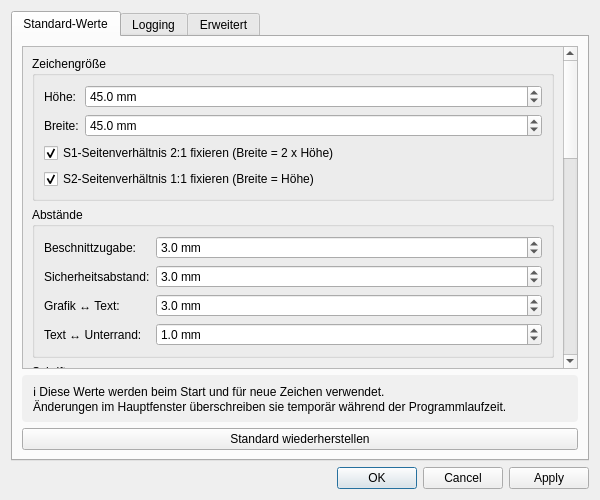
<?xml version="1.0" encoding="UTF-8"?>
<ui version="4.0">
 <class>SettingsDialog</class>
 <widget class="QDialog" name="SettingsDialog">
  <property name="geometry">
   <rect>
    <x>0</x>
    <y>0</y>
    <width>600</width>
    <height>500</height>
   </rect>
  </property>
  <property name="windowTitle">
   <string>Programmeinstellungen</string>
  </property>
  <property name="modal">
   <bool>true</bool>
  </property>
  <layout class="QVBoxLayout" name="verticalLayout">
   <item>
    <widget class="QTabWidget" name="tabWidget">
     <property name="currentIndex">
      <number>0</number>
     </property>
     <widget class="QWidget" name="tab_standard">
      <attribute name="title">
       <string>Standard-Werte</string>
      </attribute>
      <layout class="QVBoxLayout" name="verticalLayout_2">
       <item>
        <widget class="QScrollArea" name="scrollArea">
         <property name="widgetResizable">
          <bool>true</bool>
         </property>
         <widget class="QWidget" name="scrollAreaWidgetContents">
          <property name="geometry">
           <rect>
            <x>0</x>
            <y>0</y>
            <width>556</width>
            <height>600</height>
           </rect>
          </property>
          <layout class="QVBoxLayout" name="verticalLayout_3">
           <item>
            <widget class="QGroupBox" name="groupBox_zeichen">
             <property name="title">
              <string>Zeichengröße</string>
             </property>
             <layout class="QFormLayout" name="formLayout">
              <item row="0" column="0">
               <widget class="QLabel" name="label_hoehe">
                <property name="text">
                 <string>Höhe:</string>
                </property>
               </widget>
              </item>
              <item row="0" column="1">
               <layout class="QHBoxLayout" name="horizontalLayout">
                <item>
                 <widget class="QDoubleSpinBox" name="spin_hoehe">
                  <property name="suffix">
                   <string> mm</string>
                  </property>
                  <property name="decimals">
                   <number>1</number>
                  </property>
                  <property name="minimum">
                   <double>10.000000000000000</double>
                  </property>
                  <property name="maximum">
                   <double>200.000000000000000</double>
                  </property>
                  <property name="value">
                   <double>45.000000000000000</double>
                  </property>
                 </widget>
                </item>
               </layout>
              </item>
              <item row="1" column="0">
               <widget class="QLabel" name="label_breite">
                <property name="text">
                 <string>Breite:</string>
                </property>
               </widget>
              </item>
              <item row="1" column="1">
               <layout class="QHBoxLayout" name="horizontalLayout_2">
                <item>
                 <widget class="QDoubleSpinBox" name="spin_breite">
                  <property name="suffix">
                   <string> mm</string>
                  </property>
                  <property name="decimals">
                   <number>1</number>
                  </property>
                  <property name="minimum">
                   <double>10.000000000000000</double>
                  </property>
                  <property name="maximum">
                   <double>200.000000000000000</double>
                  </property>
                  <property name="value">
                   <double>45.000000000000000</double>
                  </property>
                 </widget>
                </item>
               </layout>
              </item>
              <item row="2" column="0" colspan="2">
               <widget class="QCheckBox" name="check_s1_aspect_locked">
                <property name="text">
                 <string>S1-Seitenverhältnis 2:1 fixieren (Breite = 2 x Höhe)</string>
                </property>
                <property name="checked">
                 <bool>true</bool>
                </property>
               </widget>
              </item>
              <item row="3" column="0" colspan="2">
               <widget class="QCheckBox" name="check_s2_aspect_locked">
                <property name="text">
                 <string>S2-Seitenverhältnis 1:1 fixieren (Breite = Höhe)</string>
                </property>
                <property name="checked">
                 <bool>true</bool>
                </property>
               </widget>
              </item>
             </layout>
            </widget>
           </item>
           <item>
            <widget class="QGroupBox" name="groupBox_abstaende">
             <property name="title">
              <string>Abstände</string>
             </property>
             <layout class="QFormLayout" name="formLayout_2">
              <item row="0" column="0">
               <widget class="QLabel" name="label_beschnitt">
                <property name="text">
                 <string>Beschnittzugabe:</string>
                </property>
               </widget>
              </item>
              <item row="0" column="1">
               <widget class="QDoubleSpinBox" name="spin_beschnitt">
                <property name="suffix">
                 <string> mm</string>
                </property>
                <property name="decimals">
                 <number>1</number>
                </property>
                <property name="maximum">
                 <double>20.000000000000000</double>
                </property>
                <property name="value">
                 <double>3.000000000000000</double>
                </property>
               </widget>
              </item>
              <item row="1" column="0">
               <widget class="QLabel" name="label_sicherheit">
                <property name="text">
                 <string>Sicherheitsabstand:</string>
                </property>
               </widget>
              </item>
              <item row="1" column="1">
               <widget class="QDoubleSpinBox" name="spin_sicherheit">
                <property name="suffix">
                 <string> mm</string>
                </property>
                <property name="decimals">
                 <number>1</number>
                </property>
                <property name="maximum">
                 <double>20.000000000000000</double>
                </property>
                <property name="value">
                 <double>3.000000000000000</double>
                </property>
               </widget>
              </item>
              <item row="2" column="0">
               <widget class="QLabel" name="label_grafik_text">
                <property name="text">
                 <string>Grafik ↔ Text:</string>
                </property>
               </widget>
              </item>
              <item row="2" column="1">
               <widget class="QDoubleSpinBox" name="spin_grafik_text">
                <property name="suffix">
                 <string> mm</string>
                </property>
                <property name="decimals">
                 <number>1</number>
                </property>
                <property name="maximum">
                 <double>20.000000000000000</double>
                </property>
                <property name="value">
                 <double>3.000000000000000</double>
                </property>
               </widget>
              </item>
              <item row="3" column="0">
               <widget class="QLabel" name="label_text_bottom">
                <property name="text">
                 <string>Text ↔ Unterrand:</string>
                </property>
               </widget>
              </item>
              <item row="3" column="1">
               <widget class="QDoubleSpinBox" name="spin_text_bottom">
                <property name="suffix">
                 <string> mm</string>
                </property>
                <property name="decimals">
                 <number>1</number>
                </property>
                <property name="maximum">
                 <double>20.000000000000000</double>
                </property>
                <property name="value">
                 <double>1.000000000000000</double>
                </property>
               </widget>
              </item>
             </layout>
            </widget>
           </item>
           <item>
            <widget class="QGroupBox" name="groupBox_schrift">
             <property name="title">
              <string>Schrift</string>
             </property>
             <layout class="QFormLayout" name="formLayout_3">
              <item row="0" column="0">
               <widget class="QLabel" name="label_font">
                <property name="text">
                 <string>Schriftart:</string>
                </property>
               </widget>
              </item>
              <item row="0" column="1">
               <widget class="QComboBox" name="combo_font">
                <item>
                 <property name="text">
                  <string>Arial</string>
                 </property>
                </item>
               </widget>
              </item>
              <item row="1" column="0">
               <widget class="QLabel" name="label_fontsize">
                <property name="text">
                 <string>Größe:</string>
                </property>
               </widget>
              </item>
              <item row="1" column="1">
               <widget class="QSpinBox" name="spin_fontsize">
                <property name="suffix">
                 <string> pt</string>
                </property>
                <property name="minimum">
                 <number>6</number>
                </property>
                <property name="maximum">
                 <number>200</number>
                </property>
                <property name="value">
                 <number>10</number>
                </property>
               </widget>
              </item>
              <item row="2" column="0">
               <widget class="QLabel" name="label_auto_font">
                <property name="text">
                 <string>Automatisch anpassen:</string>
                </property>
               </widget>
              </item>
              <item row="2" column="1">
               <widget class="QCheckBox" name="check_auto_font_size">
                <property name="text">
                 <string>Schriftgröße bei Zeichengröße-Änderung anpassen</string>
                </property>
                <property name="checked">
                 <bool>true</bool>
                </property>
                <property name="toolTip">
                 <string>Wenn aktiviert, wird die Schriftgröße automatisch angepasst wenn die Zeichengröße geändert wird</string>
                </property>
               </widget>
              </item>
             </layout>
            </widget>
           </item>
           <item>
            <widget class="QGroupBox" name="groupBox_modus">
             <property name="title">
              <string>Standard-Modus</string>
             </property>
             <layout class="QFormLayout" name="formLayout_4">
              <item row="0" column="0">
               <widget class="QLabel" name="label_modus">
                <property name="text">
                 <string>Modus:</string>
                </property>
               </widget>
              </item>
              <item row="0" column="1">
               <widget class="QComboBox" name="combo_modus">
                <item>
                 <property name="text">
                  <string>OV + Stärke</string>
                 </property>
                </item>
                <item>
                 <property name="text">
                  <string>Ort + Stärke</string>
                 </property>
                </item>
                <item>
                 <property name="text">
                  <string>Rufname</string>
                 </property>
                </item>
                <item>
                 <property name="text">
                  <string>Freitext</string>
                 </property>
                </item>
                <item>
                 <property name="text">
                  <string>Ohne Text</string>
                 </property>
                </item>
                <item>
                 <property name="text">
                  <string>Dateiname</string>
                 </property>
                </item>
               </widget>
              </item>
             </layout>
            </widget>
           </item>
           <item>
            <widget class="QGroupBox" name="groupBox_grafik">
             <property name="title">
              <string>Grafik</string>
             </property>
             <layout class="QFormLayout" name="formLayout_5">
              <item row="0" column="0">
               <widget class="QLabel" name="label_position">
                <property name="text">
                 <string>Position:</string>
                </property>
               </widget>
              </item>
              <item row="0" column="1">
               <widget class="QComboBox" name="combo_position">
                <item>
                 <property name="text">
                  <string>Oben</string>
                 </property>
                </item>
                <item>
                 <property name="text">
                  <string>Mittig</string>
                 </property>
                </item>
                <item>
                 <property name="text">
                  <string>Unten</string>
                 </property>
                </item>
               </widget>
              </item>
              <item row="1" column="0">
               <widget class="QLabel" name="label_max_hoehe">
                <property name="text">
                 <string>Max. Höhe:</string>
                </property>
               </widget>
              </item>
              <item row="1" column="1">
               <widget class="QDoubleSpinBox" name="spin_max_hoehe">
                <property name="suffix">
                 <string> mm</string>
                </property>
                <property name="decimals">
                 <number>1</number>
                </property>
                <property name="minimum">
                 <double>10.000000000000000</double>
                </property>
                <property name="maximum">
                 <double>100.000000000000000</double>
                </property>
                <property name="value">
                 <double>39.000000000000000</double>
                </property>
               </widget>
              </item>
              <item row="2" column="0">
               <widget class="QLabel" name="label_max_breite">
                <property name="text">
                 <string>Max. Breite:</string>
                </property>
               </widget>
              </item>
              <item row="2" column="1">
               <widget class="QDoubleSpinBox" name="spin_max_breite">
                <property name="suffix">
                 <string> mm</string>
                </property>
                <property name="decimals">
                 <number>1</number>
                </property>
                <property name="minimum">
                 <double>10.000000000000000</double>
                </property>
                <property name="maximum">
                 <double>100.000000000000000</double>
                </property>
                <property name="value">
                 <double>39.000000000000000</double>
                </property>
               </widget>
              </item>
              <item row="3" column="0">
               <widget class="QLabel" name="label_auto_grafik">
                <property name="text">
                 <string>Automatisch anpassen:</string>
                </property>
               </widget>
              </item>
              <item row="3" column="1">
               <widget class="QCheckBox" name="check_auto_grafik_size">
                <property name="text">
                 <string>Grafikgröße bei Zeichengröße-Änderung anpassen</string>
                </property>
                <property name="checked">
                 <bool>true</bool>
                </property>
                <property name="toolTip">
                 <string>Wenn aktiviert, wird die Grafikgröße automatisch auf Maximum gesetzt wenn die Zeichengröße geändert wird</string>
                </property>
               </widget>
              </item>
             </layout>
            </widget>
           </item>
           <item>
            <widget class="QGroupBox" name="groupBox_export">
             <property name="title">
              <string>Export-Einstellungen</string>
             </property>
             <layout class="QFormLayout" name="formLayout_6">
              <item row="0" column="0">
               <widget class="QLabel" name="label_minimum_dpi">
                <property name="text">
                 <string>Mindest-DPI für Druck:</string>
                </property>
               </widget>
              </item>
              <item row="0" column="1">
               <widget class="QSpinBox" name="spin_minimum_dpi">
                <property name="suffix">
                 <string> DPI</string>
                </property>
                <property name="minimum">
                 <number>100</number>
                </property>
                <property name="maximum">
                 <number>600</number>
                </property>
                <property name="singleStep">
                 <number>50</number>
                </property>
                <property name="value">
                 <number>300</number>
                </property>
                <property name="toolTip">
                 <string>Minimum DPI für Druckqualität. Bei niedrigeren Werten erscheint eine Warnung beim Export.</string>
                </property>
               </widget>
              </item>
              <item row="1" column="0">
               <widget class="QLabel" name="label_export_dpi">
                <property name="text">
                 <string>Standard-DPI für Export:</string>
                </property>
               </widget>
              </item>
              <item row="1" column="1">
               <widget class="QSpinBox" name="spin_export_dpi">
                <property name="suffix">
                 <string> DPI</string>
                </property>
                <property name="minimum">
                 <number>100</number>
                </property>
                <property name="maximum">
                 <number>600</number>
                </property>
                <property name="singleStep">
                 <number>50</number>
                </property>
                <property name="value">
                 <number>450</number>
                </property>
                <property name="toolTip">
                 <string>Diese DPI wird beim Öffnen des Export-Dialogs vorausgewählt.</string>
                </property>
               </widget>
              </item>
             </layout>
            </widget>
           </item>
           <item>
            <widget class="QGroupBox" name="groupBox_programmverhalten">
             <property name="title">
              <string>Programmverhalten</string>
             </property>
             <layout class="QFormLayout" name="formLayout_programmverhalten">
              <item row="0" column="0">
               <widget class="QLabel" name="label_standard_layout">
                <property name="text">
                 <string>Standard-Layout beim Start:</string>
                </property>
               </widget>
              </item>
              <item row="0" column="1">
               <widget class="QComboBox" name="combo_standard_layout">
                <item>
                 <property name="text">
                  <string>S2-Layout (Standard)</string>
                 </property>
                </item>
                <item>
                 <property name="text">
                  <string>S1-Layout (Doppelschild)</string>
                 </property>
                </item>
               </widget>
              </item>
              <item row="1" column="0">
               <widget class="QLabel" name="label_standard_export">
                <property name="text">
                 <string>Standard-Exportformat:</string>
                </property>
               </widget>
              </item>
              <item row="1" column="1">
               <widget class="QComboBox" name="combo_standard_export">
                <item>
                 <property name="text">
                  <string>PNG</string>
                 </property>
                </item>
                <item>
                 <property name="text">
                  <string>PDF (Einzelseite)</string>
                 </property>
                </item>
                <item>
                 <property name="text">
                  <string>PDF (Schnittbogen)</string>
                 </property>
                </item>
               </widget>
              </item>
              <item row="2" column="0">
               <widget class="QLabel" name="label_pdf_margins">
                <property name="text">
                 <string>PDF-Schnittbogen Seitenränder:</string>
                </property>
                <property name="styleSheet">
                 <string>font-weight: bold; margin-top: 8px;</string>
                </property>
               </widget>
              </item>
              <item row="3" column="0">
               <widget class="QLabel" name="label_pdf_margin_h">
                <property name="text">
                 <string>  Links/Rechts:</string>
                </property>
               </widget>
              </item>
              <item row="3" column="1">
               <widget class="QDoubleSpinBox" name="spin_pdf_margin_h">
                <property name="suffix">
                 <string> mm</string>
                </property>
                <property name="decimals">
                 <number>1</number>
                </property>
                <property name="minimum">
                 <double>0.000000000000000</double>
                </property>
                <property name="maximum">
                 <double>50.000000000000000</double>
                </property>
                <property name="singleStep">
                 <double>0.500000000000000</double>
                </property>
                <property name="value">
                 <double>10.000000000000000</double>
                </property>
               </widget>
              </item>
              <item row="4" column="0">
               <widget class="QLabel" name="label_pdf_margin_v">
                <property name="text">
                 <string>  Oben/Unten:</string>
                </property>
               </widget>
              </item>
              <item row="4" column="1">
               <widget class="QDoubleSpinBox" name="spin_pdf_margin_v">
                <property name="suffix">
                 <string> mm</string>
                </property>
                <property name="decimals">
                 <number>1</number>
                </property>
                <property name="minimum">
                 <double>0.000000000000000</double>
                </property>
                <property name="maximum">
                 <double>50.000000000000000</double>
                </property>
                <property name="singleStep">
                 <double>0.500000000000000</double>
                </property>
                <property name="value">
                 <double>10.000000000000000</double>
                </property>
               </widget>
              </item>
              <item row="5" column="0" colspan="2">
               <widget class="QLabel" name="label_pdf_margins_info">
                <property name="text">
                 <string>Hinweis: Kleinere Ränder = mehr Zeichen pro Seite</string>
                </property>
                <property name="styleSheet">
                 <string>color: #666; font-size: 9pt;</string>
                </property>
               </widget>
              </item>
             </layout>
            </widget>
           </item>
           <item>
            <spacer name="verticalSpacer">
             <property name="orientation">
              <enum>Qt::Vertical</enum>
             </property>
             <property name="sizeHint" stdset="0">
              <size>
               <width>20</width>
               <height>40</height>
              </size>
             </property>
            </spacer>
           </item>
          </layout>
         </widget>
        </widget>
       </item>
       <item>
        <widget class="QLabel" name="label_info">
         <property name="text">
          <string>ℹ Diese Werte werden beim Start und für neue Zeichen verwendet.
Änderungen im Hauptfenster überschreiben sie temporär während der Programmlaufzeit.</string>
         </property>
         <property name="wordWrap">
          <bool>true</bool>
         </property>
         <property name="styleSheet">
          <string>background-color: #f0f0f0; padding: 8px; border-radius: 4px;</string>
         </property>
        </widget>
       </item>
       <item>
        <widget class="QPushButton" name="btn_restore_defaults">
         <property name="text">
          <string>Standard wiederherstellen</string>
         </property>
        </widget>
       </item>
      </layout>
     </widget>
     <widget class="QWidget" name="tab_logging">
      <attribute name="title">
       <string>Logging</string>
      </attribute>
      <layout class="QVBoxLayout" name="verticalLayout_4">
       <item>
        <widget class="QGroupBox" name="groupBox_loglevel">
         <property name="title">
          <string>Log-Level</string>
         </property>
         <layout class="QVBoxLayout" name="verticalLayout_5">
          <item>
           <widget class="QRadioButton" name="radio_debug">
            <property name="text">
             <string>DEBUG - Alle Details (sehr ausführlich)</string>
            </property>
           </widget>
          </item>
          <item>
           <widget class="QRadioButton" name="radio_info">
            <property name="text">
             <string>INFO - Normale Programmausführung</string>
            </property>
            <property name="checked">
             <bool>true</bool>
            </property>
           </widget>
          </item>
          <item>
           <widget class="QRadioButton" name="radio_warning">
            <property name="text">
             <string>WARNING - Nur Warnungen und Fehler</string>
            </property>
           </widget>
          </item>
          <item>
           <widget class="QRadioButton" name="radio_error">
            <property name="text">
             <string>ERROR - Nur Fehler</string>
            </property>
           </widget>
          </item>
         </layout>
        </widget>
       </item>
       <item>
        <widget class="QGroupBox" name="groupBox_logfiles">
         <property name="title">
          <string>Log-Dateien</string>
         </property>
         <layout class="QFormLayout" name="formLayout_6">
          <item row="0" column="0">
           <widget class="QLabel" name="label_max_logs">
            <property name="text">
             <string>Maximale Anzahl:</string>
            </property>
           </widget>
          </item>
          <item row="0" column="1">
           <widget class="QSpinBox" name="spin_max_logs">
            <property name="suffix">
             <string> Dateien</string>
            </property>
            <property name="minimum">
             <number>1</number>
            </property>
            <property name="maximum">
             <number>100</number>
            </property>
            <property name="value">
             <number>10</number>
            </property>
           </widget>
          </item>
          <item row="1" column="0">
           <widget class="QLabel" name="label_log_info">
            <property name="text">
             <string>└─ Ältere werden automatisch gelöscht</string>
            </property>
           </widget>
          </item>
         </layout>
        </widget>
       </item>
       <item>
        <widget class="QGroupBox" name="groupBox_log_info2">
         <property name="title">
          <string>Information</string>
         </property>
         <layout class="QVBoxLayout" name="verticalLayout_6">
          <item>
           <widget class="QLabel" name="label_log_dir">
            <property name="text">
             <string>Log-Ordner: logs/</string>
            </property>
           </widget>
          </item>
          <item>
           <widget class="QLabel" name="label_log_size">
            <property name="text">
             <string>Aktueller Speicherplatz: ~0 MB</string>
            </property>
           </widget>
          </item>
          <item>
           <layout class="QHBoxLayout" name="horizontalLayout_3">
            <item>
             <widget class="QPushButton" name="btn_open_logs">
              <property name="text">
               <string>Logs öffnen</string>
              </property>
             </widget>
            </item>
            <item>
             <widget class="QPushButton" name="btn_delete_logs">
              <property name="text">
               <string>Logs löschen</string>
              </property>
             </widget>
            </item>
           </layout>
          </item>
         </layout>
        </widget>
       </item>
       <item>
        <widget class="QLabel" name="label_logging_info">
         <property name="text">
          <string>ℹ Änderungen werden nach Programmneustart aktiv</string>
         </property>
         <property name="wordWrap">
          <bool>true</bool>
         </property>
         <property name="styleSheet">
          <string>background-color: #f0f0f0; padding: 8px; border-radius: 4px;</string>
         </property>
        </widget>
       </item>
       <item>
        <spacer name="verticalSpacer_2">
         <property name="orientation">
          <enum>Qt::Vertical</enum>
         </property>
         <property name="sizeHint" stdset="0">
          <size>
           <width>20</width>
           <height>40</height>
          </size>
         </property>
        </spacer>
       </item>
      </layout>
     </widget>
     <widget class="QWidget" name="tab_advanced">
      <attribute name="title">
       <string>Erweitert</string>
      </attribute>
      <layout class="QVBoxLayout" name="verticalLayout_7">
       <item>
        <widget class="QGroupBox" name="groupBox_paths">
         <property name="title">
          <string>Pfade</string>
         </property>
         <layout class="QFormLayout" name="formLayout_7">
          <item row="0" column="0">
           <widget class="QLabel" name="label_zeichen_ordner">
            <property name="text">
             <string>Zeichen-Ordner:</string>
            </property>
           </widget>
          </item>
          <item row="0" column="1">
           <layout class="QHBoxLayout" name="horizontalLayout_4">
            <item>
             <widget class="QLineEdit" name="edit_zeichen_ordner"/>
            </item>
            <item>
             <widget class="QPushButton" name="btn_browse_ordner">
              <property name="text">
               <string>Durchsuchen</string>
              </property>
             </widget>
            </item>
           </layout>
          </item>
         </layout>
        </widget>
       </item>
       <item>
        <widget class="QGroupBox" name="groupBox_performance">
         <property name="title">
          <string>Performance</string>
         </property>
         <layout class="QVBoxLayout" name="verticalLayout_8">
          <item>
           <widget class="QCheckBox" name="chk_template_opt">
            <property name="text">
             <string>Template-Optimierung nutzen</string>
            </property>
            <property name="checked">
             <bool>true</bool>
            </property>
           </widget>
          </item>
          <item>
           <widget class="QCheckBox" name="chk_chunk_processing">
            <property name="text">
             <string>Stapelbasierte Verarbeitung</string>
            </property>
            <property name="checked">
             <bool>true</bool>
            </property>
           </widget>
          </item>
         </layout>
        </widget>
       </item>
       <item>
        <widget class="QGroupBox" name="groupBox_imagemagick">
         <property name="title">
          <string>ImageMagick</string>
         </property>
         <layout class="QVBoxLayout" name="verticalLayout_9">
          <item>
           <widget class="QLabel" name="label_im_status">
            <property name="text">
             <string>Status: Wird geprüft...</string>
            </property>
           </widget>
          </item>
          <item>
           <widget class="QLabel" name="label_im_path">
            <property name="text">
             <string>Pfad: -</string>
            </property>
            <property name="wordWrap">
             <bool>true</bool>
            </property>
           </widget>
          </item>
         </layout>
        </widget>
       </item>
       <item>
        <widget class="QLabel" name="label_advanced_warning">
         <property name="text">
          <string>⚠ Änderungen hier können die Programmfunktion beeinträchtigen.
Nur ändern wenn nötig!</string>
         </property>
         <property name="wordWrap">
          <bool>true</bool>
         </property>
         <property name="styleSheet">
          <string>background-color: #fff3cd; padding: 8px; border-radius: 4px; color: #856404;</string>
         </property>
        </widget>
       </item>
       <item>
        <spacer name="verticalSpacer_3">
         <property name="orientation">
          <enum>Qt::Vertical</enum>
         </property>
         <property name="sizeHint" stdset="0">
          <size>
           <width>20</width>
           <height>40</height>
          </size>
         </property>
        </spacer>
       </item>
      </layout>
     </widget>
    </widget>
   </item>
   <item>
    <widget class="QDialogButtonBox" name="buttonBox">
     <property name="standardButtons">
      <set>QDialogButtonBox::Apply|QDialogButtonBox::Cancel|QDialogButtonBox::Ok</set>
     </property>
    </widget>
   </item>
  </layout>
 </widget>
 <resources/>
 <connections/>
</ui>
